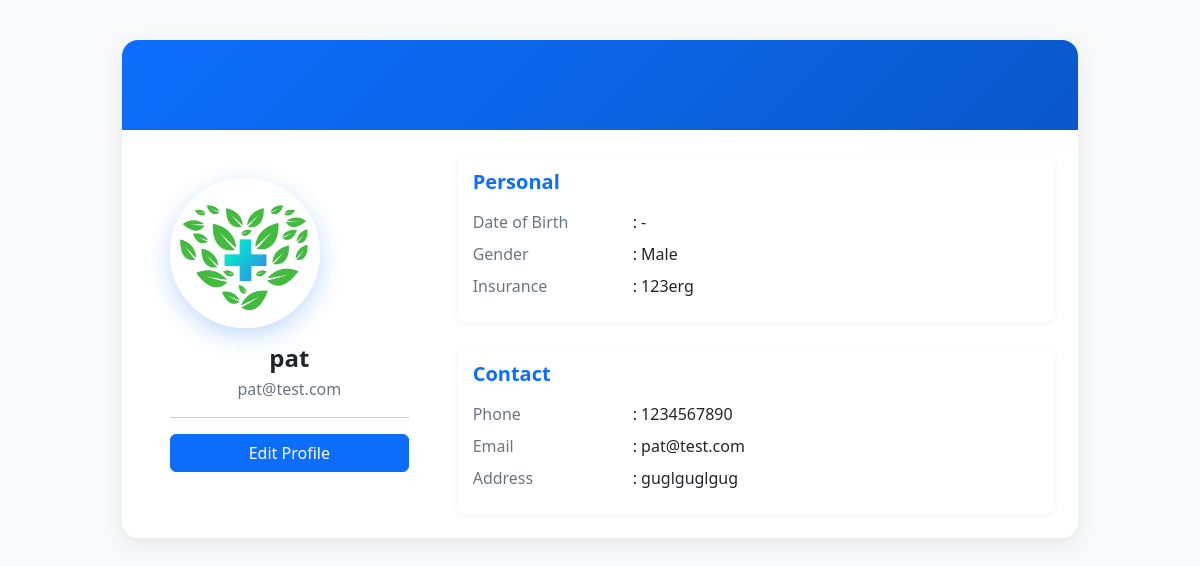
The page /patient/profile/ (signed in) on the database its author committed.
### hospital/models.py (models this page shows, shortened)
class Patient(models.Model):
	pname = models.CharField(max_length=100)
	dob = models.DateField(null=True, blank=True)
	gender = models.CharField(max_length=10, null=True, blank=True)
	contact = models.CharField(max_length=20)
	address = models.TextField()
	email = models.EmailField(unique=True)
	password = models.CharField(max_length=128)
	insurance_info = models.TextField(blank=True, null=True)

### hospital/views.py (the view)
# urls.py: path('patient/profile/', views.patient_profile, name='patient_profile'),
def patient_profile(request):
	patient_name = request.session.get('patient_name', 'Demo Patient')
	from .models import Patient
	try:
		patient = Patient.objects.get(pname=patient_name)
	except Patient.DoesNotExist:
		patient = None
	return render(request, 'patient/profile.html', {'patient': patient})

### hospital/templates/patient/profile.html (shortened to what this page needs)
<!DOCTYPE html>
<html lang="en">
<head>
    <link rel="stylesheet" href="https://cdn.jsdelivr.net/npm/bootstrap@5.3.0/dist/css/bootstrap.min.css">
</head>
<body>
<div class="container profile-container">
    <div class="card outer-card">
        <div class="banner w-100"></div>
        <div class="p-4">
            <div class="row g-4">
                <div class="col-lg-4">
                    <div class="card avatar-card text-center p-4">
                        <img src="{{ patient.profile_pic_url|default:'/static/icons/logo.png' }}" class="profile-pic mb-3" alt="Profile photo of {{ patient.pname }}">
                        <div class="name h4 mb-1">{{ patient.pname }}</div>
                        <div class="muted">{{ patient.email }}</div>
                        <hr>
                        <button class="btn btn-primary w-100" data-bs-toggle="modal" data-bs-target="#editProfileModal">Edit Profile</button>
                    </div>
                </div>
                <div class="col-lg-8">
                    <div class="row g-4">
                        <div class="col-12">
                            <div class="card info-card p-3">
                                <h5 class="mb-3 text-primary">Personal</h5>
                                <div class="d-flex mb-2"><div class="label">Date of Birth</div><div>: {{ patient.dob|default:'-' }}</div></div>
                                <div class="d-flex mb-2"><div class="label">Gender</div><div>: {{ patient.gender|default:'-' }}</div></div>
                                <div class="d-flex mb-2"><div class="label">Insurance</div><div>: {{ patient.insurance_info|default:'-' }}</div></div>
                            </div>
                        </div>
                        <div class="col-12">
                            <div class="card info-card p-3">
                                <h5 class="mb-3 text-primary">Contact</h5>
                                <div class="d-flex mb-2"><div class="label">Phone</div><div>: {{ patient.contact|default:'-' }}</div></div>
                                <div class="d-flex mb-2"><div class="label">Email</div><div>: {{ patient.email|default:'-' }}</div></div>
                                <div class="d-flex mb-2"><div class="label">Address</div><div>: {{ patient.address|default:'-' }}</div></div>
                            </div>
                        </div>
                    </div>
                </div>
            </div>
        </div>
    </div>
</div>
</body>
</html>

### hospital/templates/patient/profile.html (style rules this page uses)
body { background: #f8f9fa; }
.profile-container { max-width: 980px; margin: 2.5rem auto; }
.outer-card { border: 0; border-radius: 1rem; box-shadow: 0 6px 20px rgba(0,0,0,.08); overflow: hidden; }
.banner { background: linear-gradient(135deg, #0d6efd, #0a58ca); min-height: 90px; }
.avatar-card { border: 0; background: #fff; }
.profile-pic { width: 150px; height: 150px; object-fit: cover; border-radius: 50%; border: 4px solid #fff; box-shadow: 0 8px 24px rgba(13,110,253,.25); }
.name { font-weight: 700; }
.muted { color: #6c757d; }
.info-card { border: 0; background: #fff; box-shadow: 0 2px 10px rgba(0,0,0,.05); border-radius: .75rem; }
.info-card h5 { font-weight: 600; }
.label { width: 160px; color: #6c757d; }

### rows shown on the page
Patient: pname "pat", email "pat@test.com", dob "-", gender "Male", insurance_info "123erg", contact "1234567890", address "guglguglgug"
